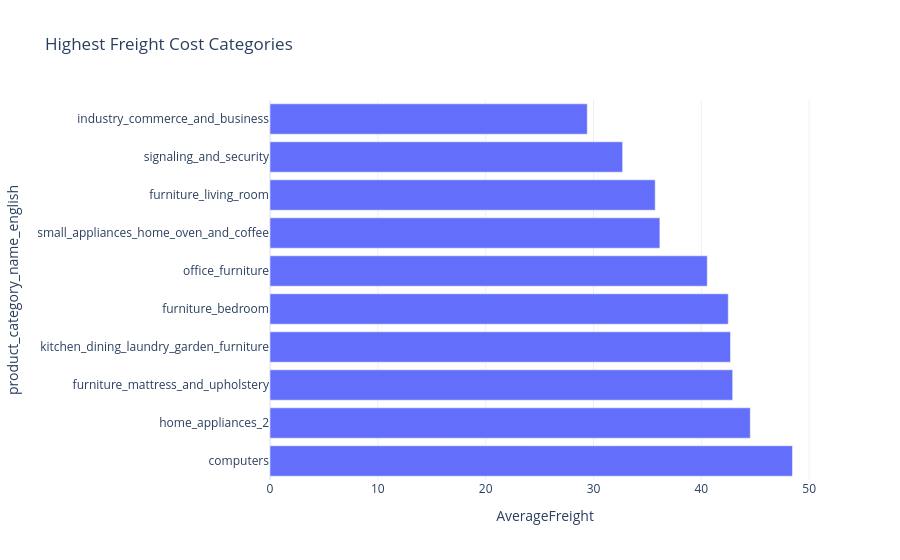

The notebook cell saved with this chart:
### Code cell
fig=px.bar(
    freight,
    x="AverageFreight",
    y="product_category_name_english",
    orientation="h",
    title="Highest Freight Cost Categories",
    template="plotly_white"
)
fig.show()

### Figure 1 — Plotly figure (JSON) as saved in the notebook; plotly's stock layout.template omitted (floating-point values rounded to 4 significant figures)
{"data": [{"hovertemplate": "AverageFreight=%{x}<br>product_category_name_english=%{y}<extra></extra>", "legendgroup": "", "marker": {"color": "#636efa", "pattern": {"shape": ""}}, "name": "", "orientation": "h", "showlegend": false, "textposition": "auto", "type": "bar", "x": [48.45, 44.54, 42.91, 42.7, 42.5, 40.55, 36.16, 35.72, 32.7, 29.42], "xaxis": "x", "y": ["computers", "home_appliances_2", "furniture_mattress_and_upholstery", "kitchen_dining_laundry_garden_furniture", "furniture_bedroom", "office_furniture", "small_appliances_home_oven_and_coffee", "furniture_living_room", "signaling_and_security", "industry_commerce_and_business"], "yaxis": "y"}], "layout": {"barmode": "relative", "legend": {"tracegroupgap": 0}, "title": {"text": "Highest Freight Cost Categories"}, "xaxis": {"anchor": "y", "domain": [0, 1], "title": {"text": "AverageFreight"}}, "yaxis": {"anchor": "x", "domain": [0, 1], "title": {"text": "product_category_name_english"}}}}
